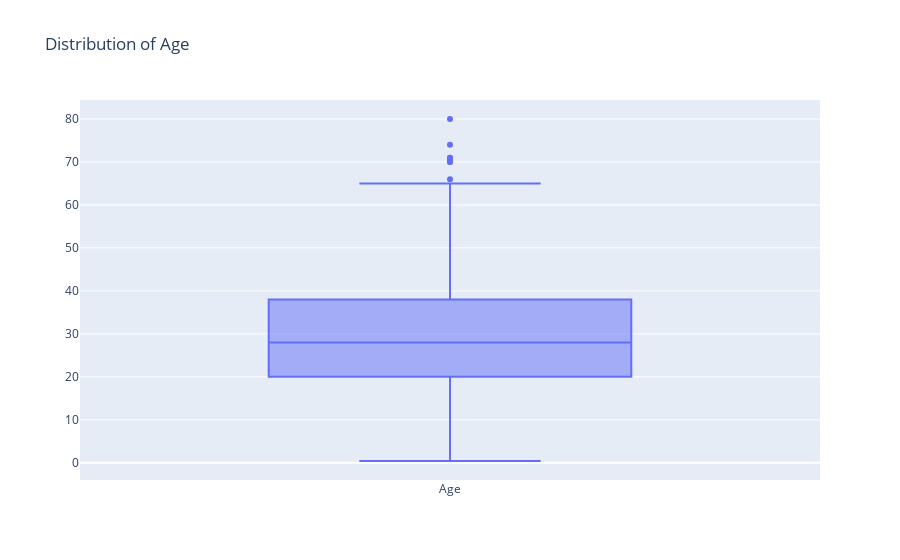

This figure's notebook cell:
### Markdown cell above
<div style="text-align: justify;">

>Los diagramas de cajas son útiles ya que muestran los valores atípicos dentro de un conjunto de datos. Un valor atípico es una observación que está numéricamente distante del resto de los datos. Al revisar un diagrama de cajas, un valor atípico se define como un punto de datos que se encuentra fuera de los bigotes del diagrama.
</div>

![image.png](attachment:image.png)

### Code cell
fig = go.Figure(go.Box(y=titanic_data['Age'],name="Age")) 
fig.update_layout(title="Distribution of Age")

### Figure 1 — Plotly figure (JSON) as saved in the notebook; plotly's stock layout.template omitted (floating-point values rounded to 4 significant figures; data arrays with more than 128 entries replaced by an {"elided": "..."} marker saying what was removed)
{"data": [{"name": "Age", "type": "box", "y": {"elided": "891 float values"}}], "layout": {"title": {"text": "Distribution of Age"}}}
